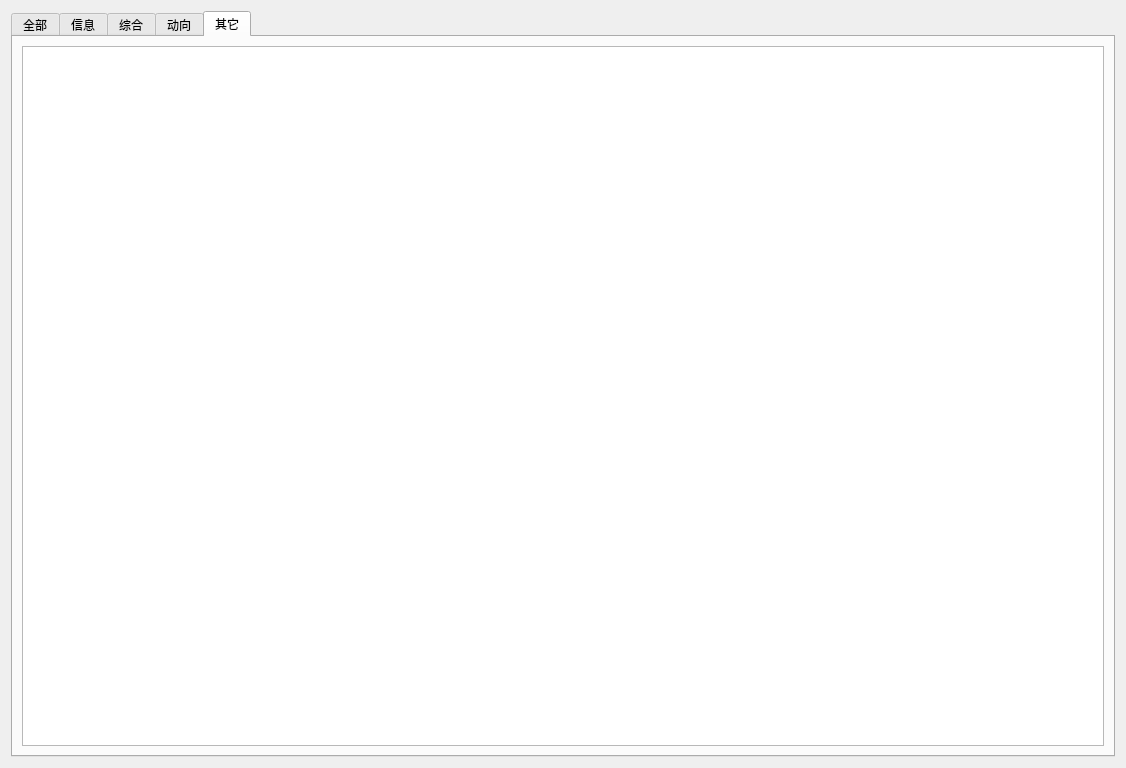
<?xml version="1.0" encoding="UTF-8"?>
<ui version="4.0">
 <class>ShowTreeWidget</class>
 <widget class="QWidget" name="ShowTreeWidget">
  <property name="geometry">
   <rect>
    <x>0</x>
    <y>0</y>
    <width>1126</width>
    <height>768</height>
   </rect>
  </property>
  <property name="windowTitle">
   <string>Form</string>
  </property>
  <layout class="QVBoxLayout" name="verticalLayout">
   <item>
    <widget class="QTabWidget" name="tabWidget">
     <property name="currentIndex">
      <number>4</number>
     </property>
     <widget class="QWidget" name="tab">
      <attribute name="title">
       <string>全部</string>
      </attribute>
      <layout class="QGridLayout" name="gridLayout">
       <item row="0" column="0">
        <widget class="QTreeView" name="treeView"/>
       </item>
      </layout>
     </widget>
     <widget class="QWidget" name="tab_2">
      <attribute name="title">
       <string>信息</string>
      </attribute>
      <layout class="QGridLayout" name="gridLayout_2">
       <item row="0" column="0">
        <widget class="QTreeView" name="treeView_2"/>
       </item>
      </layout>
     </widget>
     <widget class="QWidget" name="tab_3">
      <attribute name="title">
       <string>综合</string>
      </attribute>
      <layout class="QGridLayout" name="gridLayout_3">
       <item row="0" column="0">
        <widget class="QTreeView" name="treeView_3"/>
       </item>
      </layout>
     </widget>
     <widget class="QWidget" name="tab_4">
      <attribute name="title">
       <string>动向</string>
      </attribute>
      <layout class="QGridLayout" name="gridLayout_4">
       <item row="0" column="0">
        <widget class="QTreeView" name="treeView_4"/>
       </item>
      </layout>
     </widget>
     <widget class="QWidget" name="tab_5">
      <attribute name="title">
       <string>其它</string>
      </attribute>
      <layout class="QGridLayout" name="gridLayout_5">
       <item row="0" column="0">
        <widget class="QTreeView" name="treeView_5"/>
       </item>
      </layout>
     </widget>
    </widget>
   </item>
  </layout>
 </widget>
 <resources/>
 <connections/>
</ui>
